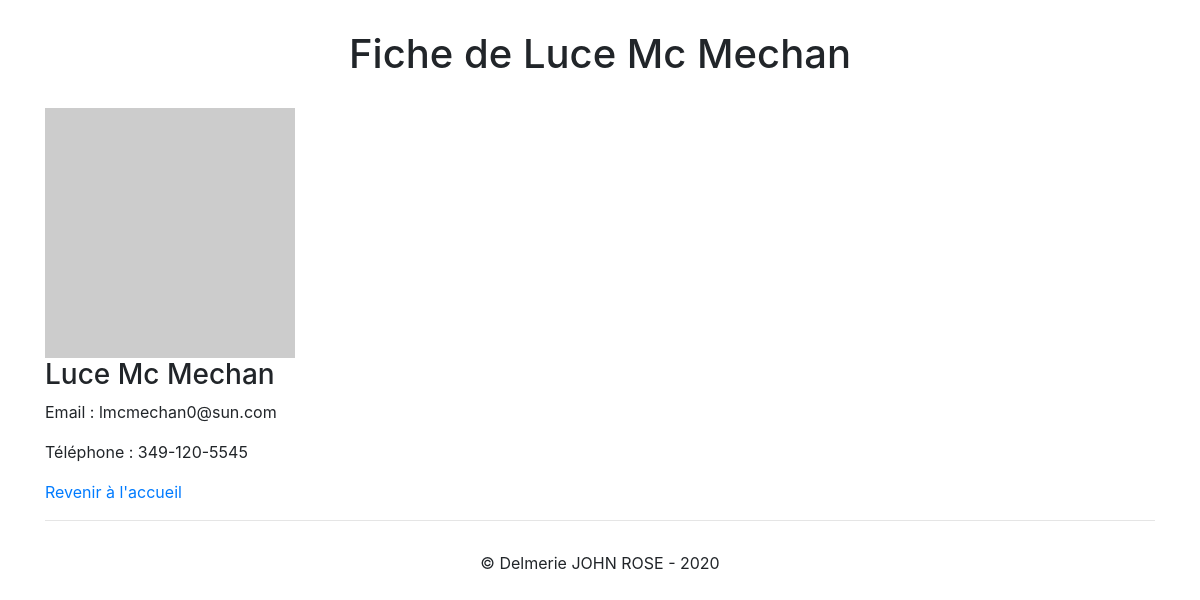
The page /user.php?id=1 on the database its author committed.
### tables this page shows
CREATE TABLE `users` ( `id` INT NOT NULL AUTO_INCREMENT , `first_name` VARCHAR(256) NOT NULL , `last_name` VARCHAR(256) NOT NULL , `email` VARCHAR(256) NOT NULL , `gender` VARCHAR(256) NOT NULL , `photo` VARCHAR(256) NOT NULL , `phone` VARCHAR(256) NOT NULL , `slogan` VARCHAR(256) NOT NULL , PRIMARY KEY (`id`));

### user.php (the view)
<?
require_once 'inc/db-connect.inc.php';
require_once 'inc/header.inc.php';
$query_user = $db->prepare("SELECT * FROM users WHERE id = :id");
$query_user->execute([
    ':id' => $_GET['id'],
]);
$user_selected = $query_user->fetch();
$first_name = $user_selected['first_name'];
$last_name = $user_selected['last_name'];
$full_name = " $first_name $last_name ";
?>
<div class="container">
    <h1>Fiche de <?=$full_name?></h1>
    <img src="<?=$user_selected['photo']?>" width="250px">
    <h3><?=$user_selected['first_name']?> <?=$user_selected['last_name']?></h3>
    <p>Email : <?=$user_selected['email']?></p>
    <p>Téléphone : <?=$user_selected['phone']?></p>
    <a href="index.php">Revenir à l'accueil</a>
<?require_once 'inc/footer.inc.php'?>
</div>

### style.css (style rules this page uses)
h1, footer { text-align: center; margin: 30px; }

### rows shown on the page
users: full_name "Luce Mc Mechan", first_name "Luce", last_name "Mc Mechan", email "lmcmechan0@sun.com", phone "349-120-5545"
